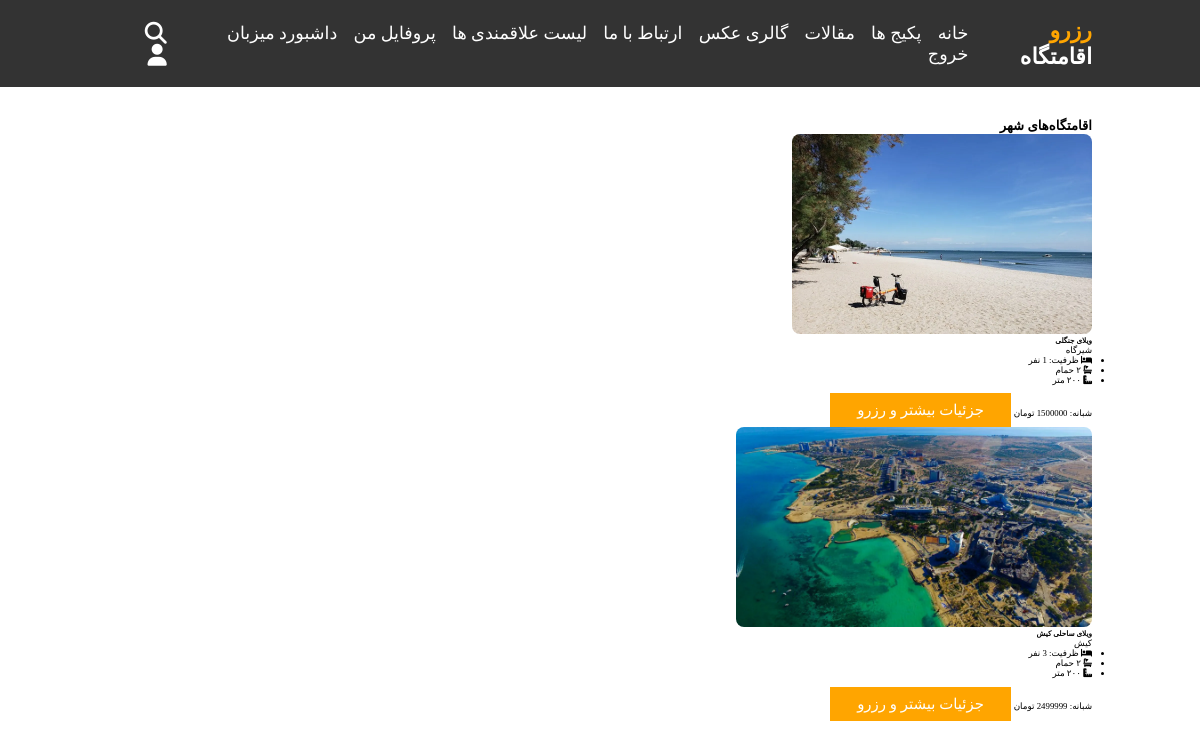
The app's page /search/ (signed in) with its own data.
### eghamatgah/models.py (models this page shows, shortened)
class Eghamatgah(models.Model):
    type = (
        ('villa', 'ویلا'),
        ('aparteman', 'آپارتمان'),
        ('khanebagh', 'خانه باغ'),
        ('kolbe', 'کلبه'),
    )
    Ecategory = models.ManyToManyField(Eghamatgah_Category, blank=True, related_name='categories', verbose_name='دسته بندی')
    seller = models.ForeignKey(Seller,on_delete=models.CASCADE, related_name='seller', verbose_name='فروشنده')
    title = models.CharField(max_length=100, verbose_name='عنوان اقامتگاه')
    eghamat_type= models.CharField(max_length=100, choices=type, verbose_name='نوع اقامتگاه')
    ostan = models.CharField(max_length=20, verbose_name='استان')
    shahr = models.CharField(max_length=20, verbose_name='شهر')
    address = models.CharField(max_length=300, verbose_name='آدرس کامل')
    tedad_otagh = models.PositiveIntegerField(null=True, verbose_name='تعداد اتاق')
    metrazh = models.PositiveIntegerField(null=True, verbose_name='متراژ')
    zarfiat = models.PositiveIntegerField(null=True, verbose_name='ظرفیت')
    zarfiat_extra = models.DecimalField(max_digits=10,decimal_places=2, default=0, verbose_name='تعداد نفرات اضافه')
    gheymat_har_shab = models.IntegerField(null=True, verbose_name='قیمت هر شب')
    time_voroud = models.TimeField(null=True, verbose_name='تایم ورود')
    time_khorouj = models.TimeField(null=True, verbose_name='تایم خروج')
    description = models.CharField(max_length=200, verbose_name='توضیحات تکمیلی')
    wifi = models.BooleanField(default=False, verbose_name='اینترنت وای فای')
    parking = models.BooleanField(default=False, verbose_name='پارکینگ')
    pool = models.BooleanField(default=False, verbose_name='استخر')
    kitchen = models.BooleanField(default=False, verbose_name='آشپزخانه')
    tv = models.BooleanField(default=False, verbose_name='تلویزیون')
    image = models.ImageField(upload_to='media',default='', verbose_name='تصویر1')
    image2 = models.ImageField(upload_to='media',default='', verbose_name='تصویر2')
    image3 = models.ImageField(upload_to='media',default='', verbose_name='تصویر3')
    image4 = models.ImageField(upload_to='media',default='', verbose_name='تصویر4')
    image5 = models.ImageField(upload_to='media',default='', verbose_name='تصویر5')
    video = models.FileField(
        upload_to='videos',
        null=True,
        blank=True,
        validators=[FileExtensionValidator(allowed_extensions=['mp4', 'mov', 'avi'])],
        verbose_name='ویدیو'
    )
    aparat_video_id = models.CharField(max_length=100, null=True, blank=True)
    created_at = models.DateTimeField(auto_now_add=True)
    class Meta:
        verbose_name = 'مشخصات اقامتگاه'
        verbose_name_plural = 'مشخصات اقامتگاه ها'

### home/views.py (the view, shortened to what this page needs)
class EghamatgahSearchView(ListView):
    model = Eghamatgah
    template_name = 'eghamatgah/search_shahr.html'
    context_object_name = 'eghamatgahs'
    paginate_by = 10
    def get_queryset(self):
        queryset = Eghamatgah.objects.all()
        shahr = self.request.GET.get('shahr')
        check_in = self.request.GET.get('check_in')
        check_out = self.request.GET.get('check_out')
        persons = self.request.GET.get('zarfiat')
        if shahr:
            queryset = queryset.filter(shahr__icontains=shahr)
        if persons and persons.isdigit():
            queryset = queryset.filter(zarfiat__gte=int(persons))
        return queryset
    def get_context_data(self, **kwargs):
        context = super().get_context_data(**kwargs)
        context['shahr'] = self.request.GET.get('shahr', '')
        context['check_in'] = self.request.GET.get('check_in', '')
        context['check_out'] = self.request.GET.get('check_out', '')
        context['persons'] = self.request.GET.get('zarfiat', '')
        return context

### eghamatgah/templates/eghamatgah/search_shahr.html (shortened to what this page needs)
{% extends 'base2.html' %}
{% load static %}
{% block page_content %}
<section class="properties-list">
    <div class="container">
          <div class="text-center mt-5 mb-4 w-100">
            <h2 class="fw-bold text-primary">اقامتگاه‌های شهر {{ shahr }}</h2>
            </div>
        <div class="row g-4">
            {% for search in eghamatgahs %}
                <div class="col-md-4">
                    <div class="card h-100 shadow-sm border-0">
                        {% if search.image %}
                            <img src="{{ search.image.url }}" class="card-img-top custom-img"  alt="ویلای شمال">
                        {% else %}
                            <img src="{% static 'nopic.jpg' %}" class="card-img-top custom-img" alt="ویلای شمال">
                        {% endif %}
                        <div class="card-body">
                            <h5 class="card-title">{{ search.title }}</h5>
                            <p class="card-text text-muted mb-2">{{ search.shahr }}</p>
                            <ul class="list-unstyled mb-3">
                                <li><i class="fas fa-bed me-1 text-primary"></i> ظرفیت: {{ search.zarfiat }} نفر</li>
                                <li><i class="fas fa-bath me-1 text-primary"></i> ۲ حمام</li>
                                <li><i class="fas fa-ruler-combined me-1 text-primary"></i> ۲۰۰ متر</li>
                            </ul>
                            <div class="d-flex justify-content-between align-items-center">
                                <span class="text-success fw-bold">شبانه: {{ search.gheymat_har_shab }} تومان</span>
                                <a href="{% url 'eghamat_detail' pk=search.id %}" class="btn btn-outline-primary btn-sm">جزئیات بیشتر و رزرو</a>
                            </div>
                        </div>
                    </div>
                </div>
            {% endfor %}
        </div>
    </div>
</section>
{% endblock %}

### static/css/style.css (style rules this page uses)
:root { --orange:#ffa500; }
* { font-family: "IRANSansWeb"; margin:0; padding:0; box-sizing: border-box; text-transform: capitalize; outline: none; border:none; text-decoration: none; transition: all .2s linear; }
html { font-family: "IRANSansWeb"; font-size: 62.5%; overflow-x: hidden; scroll-padding-top: 6rem; scroll-behavior: smooth; text-align: right; direction: rtl; }
section { padding:2rem 9%; }
.btn { display: inline-block; margin-top: 1rem; background:var(--orange); color:#fff; padding:.8rem 3rem; border:.2rem solid var(--orange); cursor: pointer; font-size: 1.7rem; }
@media (max-width:1200px) { html { font-size: 55%; } }
.properties-list { margin-top: 100px; }
.custom-img { height: 200px; object-fit: cover; border-radius: 8px; }

### records on screen
Eghamatgah: image (picture), title "ویلای جنگلی", shahr "شیرگاه"
Eghamatgah: image (picture), title "ویلای ساحلی کیش", shahr "کیش"
